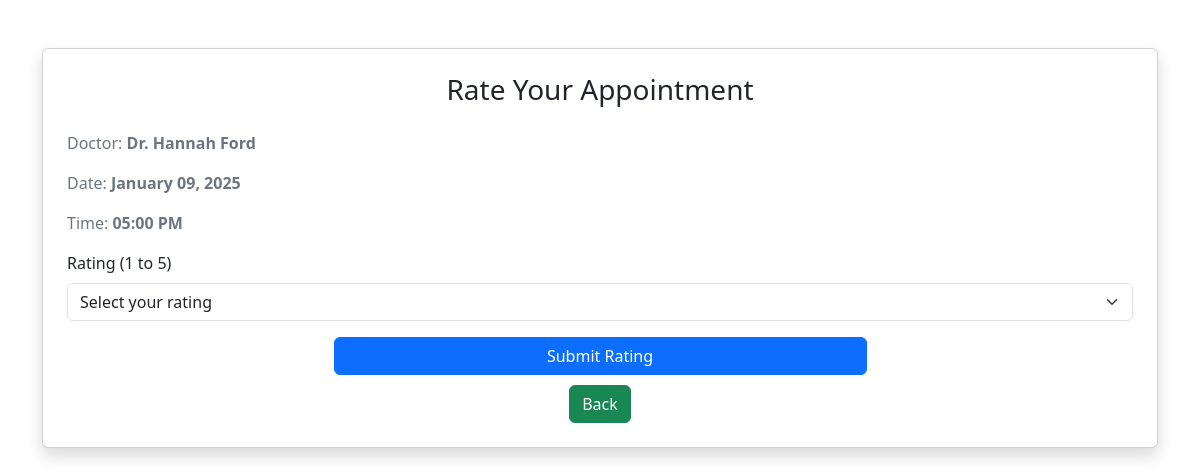
The app's page /rate_appointment/10 with its own data.
### model.py (models this page shows)
class Doctor(db.Model):
    __tablename__ = 'doctor'
    id = db.Column(db.Integer, primary_key=True)
    user_id = db.Column(db.Integer, db.ForeignKey('user.id', ondelete='CASCADE'), nullable=False)
    name = db.Column(db.String(80), nullable=False)
    specialization = db.Column(db.String(120), nullable=False)
    department_id = db.Column(db.Integer, db.ForeignKey('department.id'), nullable=False)
    experience = db.Column(db.Integer, nullable=False)
    email = db.Column(db.String(120), unique=True, nullable=False)
    password = db.Column(db.String(120), nullable=False)
    city = db.Column(db.String(120), nullable=False)
    image = db.Column(db.String(255))
    rating = db.Column(db.Float, default=0.0)
    is_approved = db.Column(db.Boolean, default=False)
    description = db.Column(db.Text)
    user = db.relationship('User', back_populates='doctor')
    appointments = db.relationship('Appointment', back_populates='doctor')
    department = db.relationship('Department', back_populates='doctors')

class Appointment(db.Model):
    __tablename__ = 'appointment'
    id = db.Column(db.Integer, primary_key=True)
    patient_id = db.Column(db.Integer, db.ForeignKey('patient.user_id'), nullable=False)
    doctor_id = db.Column(db.Integer, db.ForeignKey('doctor.id'), nullable=False)
    appointment_date = db.Column(db.Date, nullable=False)
    appointment_time = db.Column(db.Time, nullable=False)
    status = db.Column(db.String(20), default='pending')  # pending, confirmed, cancelled, completed
    created_at = db.Column(db.DateTime, default=datetime.utcnow)
    patient = db.relationship('Patient', back_populates='appointments')
    doctor = db.relationship('Doctor', back_populates='appointments')
    rating = db.relationship('Rating', uselist=False, back_populates='appointment', cascade="all, delete-orphan")
    prescription = db.relationship('Prescription', uselist=False, back_populates='appointment', cascade="all, delete-orphan")

### app.py (the view, shortened to what this page needs)
@app.route('/rate_appointment/<int:appointment_id>', methods=['GET', 'POST'])
def rate_appointment(appointment_id):
    appointment = Appointment.query.get_or_404(appointment_id)
    return render_template('rate_appointment.html', appointment=appointment)

### app.py (called while the page is built)
@app.context_processor
def inject_notification_count():
    if current_user.is_authenticated:
        unread_count = Notification.query.filter_by(doctor_id=current_user.id, is_read=False).count()
        return {'unread_count': unread_count}
    return {'unread_count': 0}

### templates/rate_appointment.html (shortened to what this page needs)
<!DOCTYPE html>
<html lang="en">
<head>
    <link href="https://cdn.jsdelivr.net/npm/bootstrap@5.3.0-alpha3/dist/css/bootstrap.min.css" rel="stylesheet">
</head>
<body>
    <div class="container my-5">
        <div class="card shadow p-4">
            <h3 class="mb-4 text-center">Rate Your Appointment</h3>
            <p class="text-secondary">
                Doctor: <strong>{{ appointment.doctor.name }}</strong>
            </p>
            <p class="text-secondary">
                Date: <strong>{{ appointment.appointment_date.strftime('%B %d, %Y') }}</strong>
            </p>
            <p class="text-secondary">
                Time: <strong>{{ appointment.appointment_time.strftime('%I:%M %p') }}</strong>
            </p>
            <form action="{{ url_for('rate_appointment', appointment_id=appointment.id) }}" method="POST">
                <div class="mb-3">
                    <label for="rating" class="form-label">Rating (1 to 5)</label>
                    <select class="form-select" name="rating" id="rating" required>
                        <option value="" disabled selected>Select your rating</option>
                    </select>
                </div>
                <div class="text-center">
                    <button type="submit" class="btn btn-primary w-50">Submit Rating</button>
                </div>
                <div class="text-center" style="margin-top: 10px;">
                    <a href="{{ url_for('user') }}" class="btn btn-success w-20">Back</a>
                </div>
            </form>
        </div>
    </div>
</body>
</html>

### records on screen
Doctor: doctor.name "Dr. Hannah Ford"
Appointment: appointment_date "January 09, 2025", appointment_time "05:00 PM"
